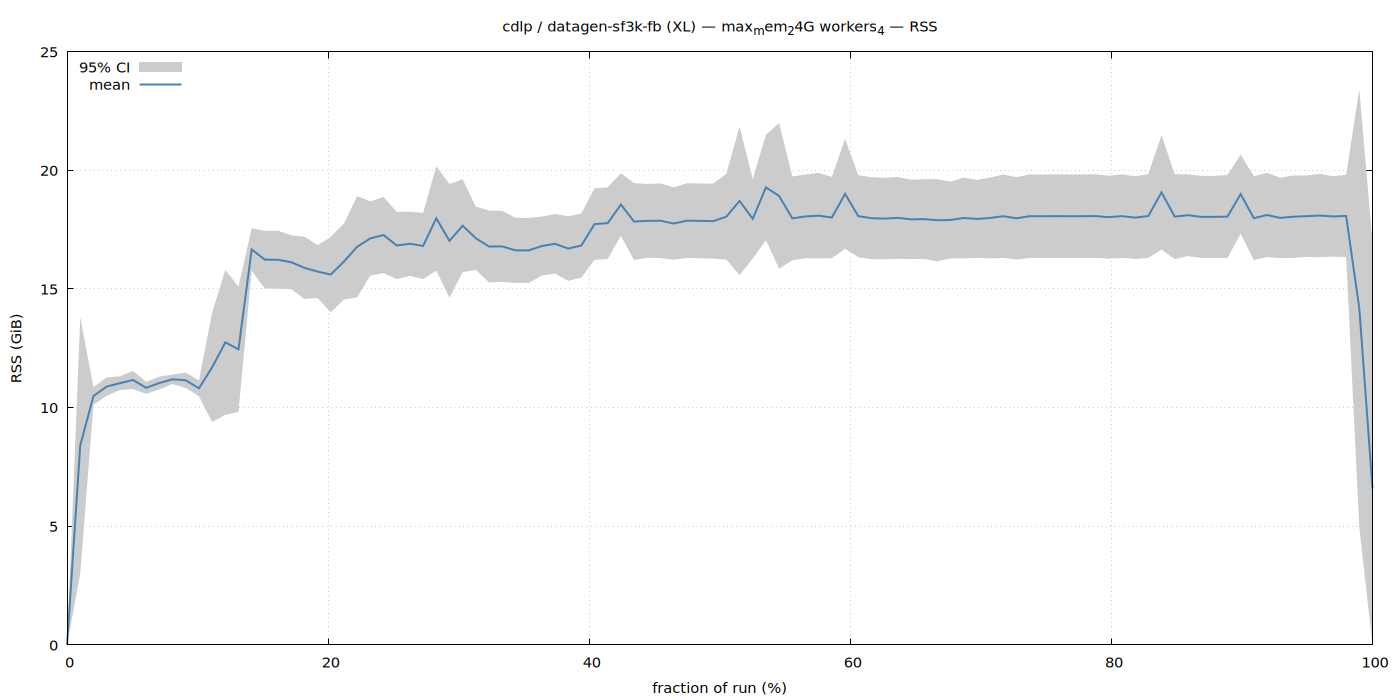

Write the gnuplot code that produced this figure.
set terminal pngcairo size 1400,700 enhanced font 'Sans,11'
set output '/home/ubuntu/nvm/results/cdlp/XL/datagen-sf3k-fb/max_mem_24G_workers_4/rss.png'
set title "cdlp / datagen-sf3k-fb (XL) — max_mem_24G workers_4 — RSS"
set xlabel 'fraction of run (%)'
set ylabel 'RSS (GiB)'
set grid
set key top left
set yrange [0:*]
plot '/home/ubuntu/nvm/results/cdlp/XL/datagen-sf3k-fb/max_mem_24G_workers_4/rss.dat' using 1:3:4 with filledcurves lc rgb '#cccccc' title '95% CI', \
     '' using 1:2 with lines lw 2 lc rgb '#4682b4' title 'mean'
